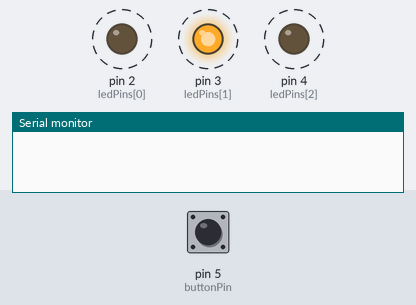
Simulated run of this sketch. Board: Arduino Uno, built with avr-gcc and run on an emulated ATmega328P. On the bench: output pins drawn as LEDs (lit = HIGH), the last lines printed to the serial monitor. Dashed ring = blinking. Inputs (shaded band) come from the test bench; at power-on: pin 5 (buttonPin) HIGH.

Above: at 0.9 s.
1.5 s: pin 5 (buttonPin) pulled LOW for 3.2 s
At 3.5 s:
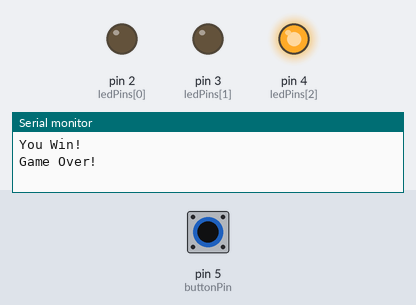
At 4.5 s:
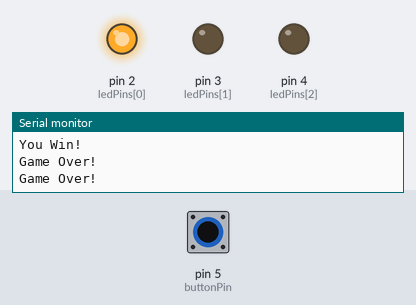
Timing chart, 0 to 12.2 s (numbered marks = the images above; inputs shaded):
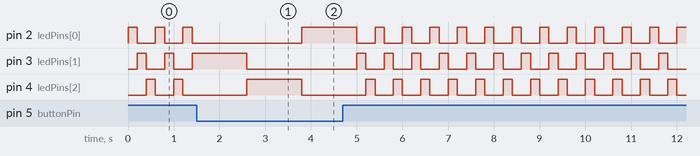

The sketch:

three_led_game.ino
```cpp
const int ledPins[] = {2, 3, 4};
const int buttonPin = 5;
int currentLed = 0;

void setup() {
  Serial.begin(9600);
  for (int i = 0; i < 3; i++) {
    pinMode(ledPins[i], OUTPUT);
  }
  pinMode(buttonPin, INPUT_PULLUP);
}

void loop() {
  for (int i = 0; i < 3; i++) {
    digitalWrite(ledPins[i], LOW);
  }

  digitalWrite(ledPins[currentLed], HIGH);
  delay(200);

  if (digitalRead(buttonPin) == LOW) {
    if (currentLed == 1) {
      Serial.println("You Win!");
    } else {
      Serial.println("Game Over!");
    }
    delay(1000);
  }

  currentLed = (currentLed + 1) % 3;
}
```

Measured:
- by itself, pin 2 (ledPins[0]): repeats every 0.60 s: LOW 0.40 s, HIGH 0.20 s
- by itself, pin 3 (ledPins[1]): repeats every 0.60 s: HIGH 0.20 s, LOW 0.40 s
